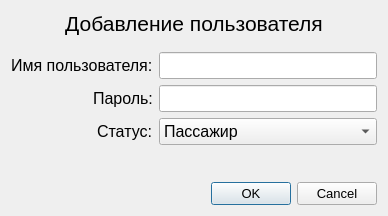
<?xml version="1.0" encoding="UTF-8"?>
<ui version="4.0">
 <class>Dialog_AddUser</class>
 <widget class="QDialog" name="Dialog_AddUser">
  <property name="geometry">
   <rect>
    <x>0</x>
    <y>0</y>
    <width>388</width>
    <height>216</height>
   </rect>
  </property>
  <property name="windowTitle">
   <string>Dialog</string>
  </property>
  <layout class="QVBoxLayout" name="verticalLayout">
   <item>
    <widget class="QLabel" name="mainLabel">
     <property name="font">
      <font>
       <pointsize>16</pointsize>
      </font>
     </property>
     <property name="text">
      <string>Добавление пользователя</string>
     </property>
     <property name="alignment">
      <set>Qt::AlignCenter</set>
     </property>
    </widget>
   </item>
   <item>
    <spacer name="verticalSpacer">
     <property name="orientation">
      <enum>Qt::Vertical</enum>
     </property>
     <property name="sizeHint" stdset="0">
      <size>
       <width>20</width>
       <height>40</height>
      </size>
     </property>
    </spacer>
   </item>
   <item>
    <layout class="QFormLayout" name="formLayout">
     <property name="labelAlignment">
      <set>Qt::AlignRight|Qt::AlignTrailing|Qt::AlignVCenter</set>
     </property>
     <item row="0" column="0">
      <widget class="QLabel" name="labelLogin">
       <property name="font">
        <font>
         <pointsize>12</pointsize>
        </font>
       </property>
       <property name="text">
        <string>Имя пользователя:</string>
       </property>
      </widget>
     </item>
     <item row="1" column="0">
      <widget class="QLabel" name="labelPassword">
       <property name="font">
        <font>
         <pointsize>12</pointsize>
        </font>
       </property>
       <property name="text">
        <string>Пароль:</string>
       </property>
      </widget>
     </item>
     <item row="2" column="0">
      <widget class="QLabel" name="labelStatus">
       <property name="font">
        <font>
         <pointsize>12</pointsize>
        </font>
       </property>
       <property name="text">
        <string>Статус:</string>
       </property>
      </widget>
     </item>
     <item row="0" column="1">
      <widget class="QLineEdit" name="login">
       <property name="font">
        <font>
         <pointsize>12</pointsize>
        </font>
       </property>
      </widget>
     </item>
     <item row="1" column="1">
      <widget class="QLineEdit" name="password">
       <property name="font">
        <font>
         <pointsize>12</pointsize>
        </font>
       </property>
       <property name="echoMode">
        <enum>QLineEdit::Password</enum>
       </property>
      </widget>
     </item>
     <item row="2" column="1">
      <widget class="QComboBox" name="status">
       <property name="font">
        <font>
         <pointsize>12</pointsize>
        </font>
       </property>
       <item>
        <property name="text">
         <string>Пассажир</string>
        </property>
       </item>
       <item>
        <property name="text">
         <string>Кассир</string>
        </property>
       </item>
       <item>
        <property name="text">
         <string>Администратор</string>
        </property>
       </item>
      </widget>
     </item>
    </layout>
   </item>
   <item>
    <widget class="QLabel" name="labelError">
     <property name="font">
      <font>
       <pointsize>10</pointsize>
      </font>
     </property>
     <property name="styleSheet">
      <string notr="true">QLabel { color: rgb(240, 0, 0); }</string>
     </property>
     <property name="text">
      <string/>
     </property>
     <property name="alignment">
      <set>Qt::AlignCenter</set>
     </property>
    </widget>
   </item>
   <item>
    <spacer name="verticalSpacer_2">
     <property name="orientation">
      <enum>Qt::Vertical</enum>
     </property>
     <property name="sizeHint" stdset="0">
      <size>
       <width>20</width>
       <height>40</height>
      </size>
     </property>
    </spacer>
   </item>
   <item>
    <widget class="QDialogButtonBox" name="buttonBox">
     <property name="font">
      <font>
       <pointsize>10</pointsize>
      </font>
     </property>
     <property name="standardButtons">
      <set>QDialogButtonBox::Cancel|QDialogButtonBox::Ok</set>
     </property>
    </widget>
   </item>
  </layout>
 </widget>
 <resources/>
 <connections>
  <connection>
   <sender>buttonBox</sender>
   <signal>accepted()</signal>
   <receiver>Dialog_AddUser</receiver>
   <slot>accept()</slot>
   <hints>
    <hint type="sourcelabel">
     <x>193</x>
     <y>194</y>
    </hint>
    <hint type="destinationlabel">
     <x>193</x>
     <y>107</y>
    </hint>
   </hints>
  </connection>
  <connection>
   <sender>buttonBox</sender>
   <signal>rejected()</signal>
   <receiver>Dialog_AddUser</receiver>
   <slot>reject()</slot>
   <hints>
    <hint type="sourcelabel">
     <x>193</x>
     <y>194</y>
    </hint>
    <hint type="destinationlabel">
     <x>193</x>
     <y>107</y>
    </hint>
   </hints>
  </connection>
 </connections>
</ui>
